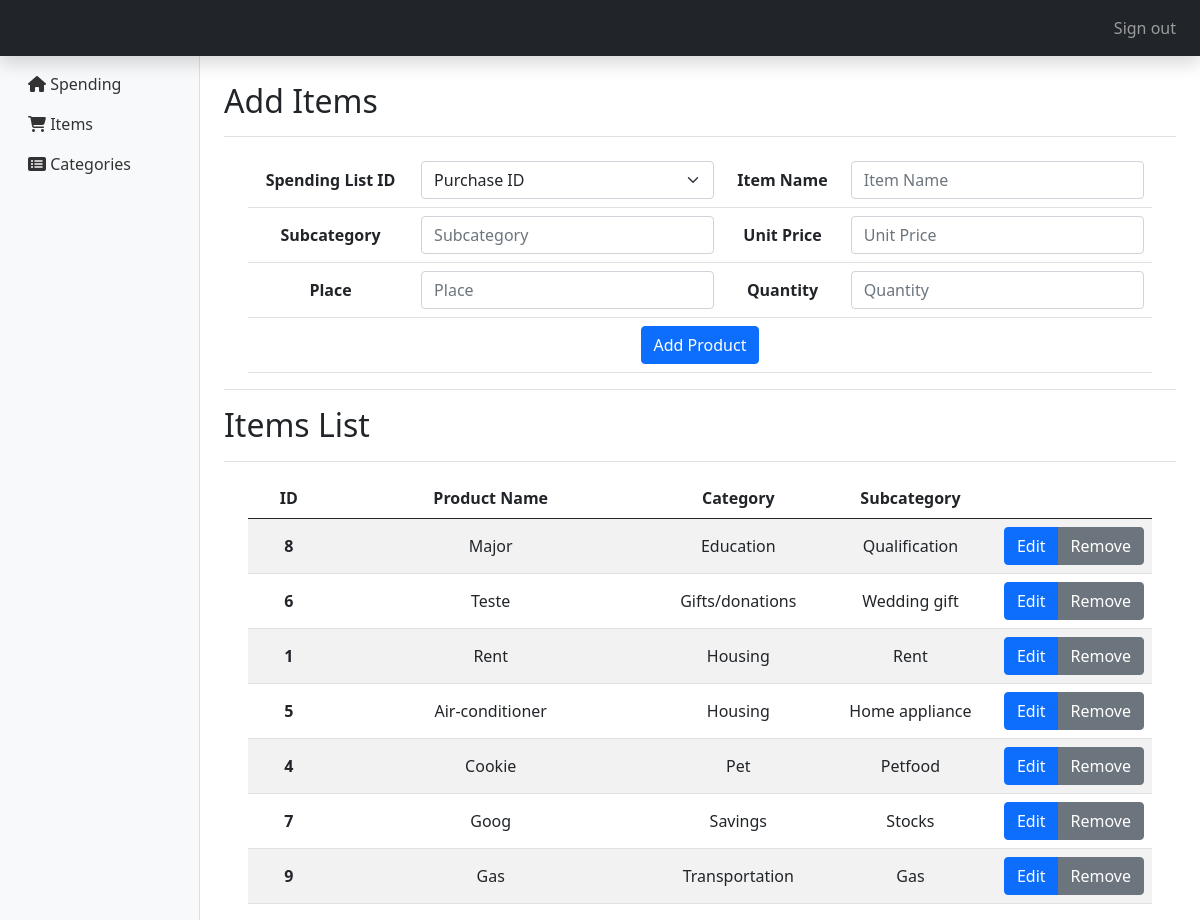
/items (signed in), run on an earlier commit of the app's database.
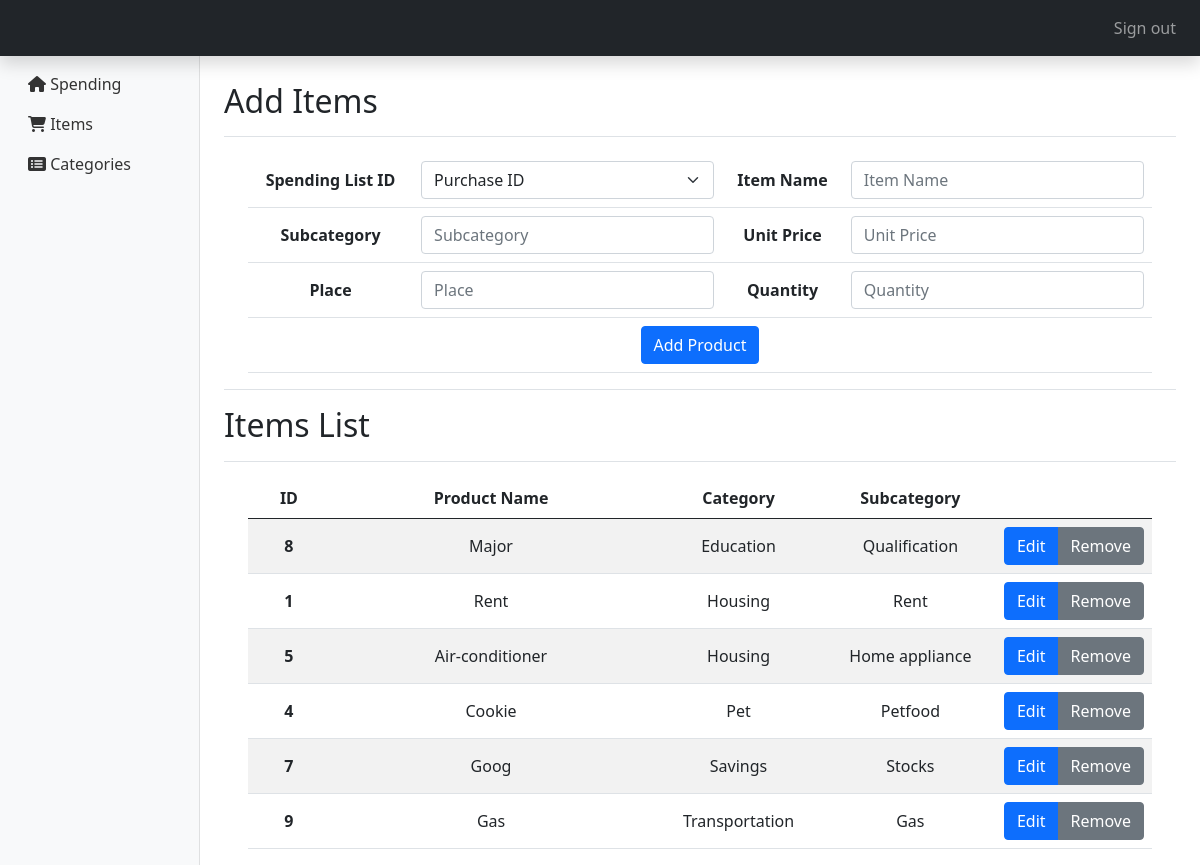
And on a later commit of the database.
### tables this page shows
CREATE TABLE produto (
    id INTEGER PRIMARY KEY NOT NULL,
    produto_nome VARCHAR(30)
);

CREATE TABLE categoria (
    id INTEGER PRIMARY KEY NOT NULL,
    descricao VARCHAR(30),
    parent_id INTEGER
);

### application.py (the view)
@app.route("/items", methods=["GET", "POST"])
@login_required
def items():
    addItems = request.args.get("idadditems")
    shopping_list = cur.execute("SELECT id FROM compras ORDER BY data DESC").fetchall()
    categories = cur.execute("SELECT * FROM categoria WHERE parent_id IS NULL").fetchall()
    subcategories = cur.execute("SELECT * FROM categoria WHERE parent_id IS NOT NULL").fetchall()
    buttonValue = request.form.get('postbutton')
    itemList = cur.execute(
        "SELECT produto.id, produto.produto_nome, c.descricao AS category, categoria.descricao AS subcategory FROM produto " \
            "INNER JOIN produto_categoria ON produto.id=produto_categoria.id_produto " \
                "INNER JOIN categoria ON produto_categoria.id_categoria=categoria.id "\
                    "INNER JOIN (SELECT id, descricao FROM categoria WHERE parent_id IS NULL) c ON categoria.parent_id=c.id " \
                        "ORDER BY category"
    )
    if request.method == "POST":
        if buttonValue == "edit":
            print("edit")
            newId = request.form.get('newId')
            oldId = request.form.get('oldId')
            newName = request.form.get('newName').lower()
            newSub = request.form.get('newSub')
            if newName != '':
                cur.execute("UPDATE produto SET produto_nome = ? WHERE id = ?", (newName, oldId))
            if newId != '':
                cur.execute("UPDATE produto SET id = ? WHERE id = ?", (newId, oldId))
                cur.execute("UPDATE produto_categoria SET id_produto = ? WHERE id_produto = ?", (newId, oldId))
                cur.execute("UPDATE compra_produto SET produto_id = ? WHERE produto_id = ?", (newId, oldId))
            if newSub is not None:
                cur.execute("UPDATE produto_categoria SET id_categoria = ? WHERE id_produto = ?", (newSub, newId))
            db.commit()
            flash("Item Edited")
        elif buttonValue == "remove":
            itemId = request.form.get('id')
            cur.execute("DELETE FROM produto WHERE id = ?", (itemId,))
            cur.execute("DELETE FROM produto_categoria WHERE id_produto = ?", (itemId,))
            cur.execute("DELETE FROM compra_produto WHERE produto_id = ?", (itemId,))
            db.commit()
            flash("Item Removed")
        else:
            purchases_id = request.form.get("purchases")
            product_name = request.form.get("product_name").lower()
            subcategory = request.form.get("subcategory").lower()
            quantity = request.form.get("quantity")
            place = request.form.get("place").lower()
            unit_price = request.form.get("unit_price")
            catId = cur.execute("SELECT categoria_id FROM compras WHERE id = ?", (purchases_id,)).fetchone()[0]
            productId = cur.execute("SELECT id FROM produto WHERE produto_nome = ?", (product_name,)).fetchone()
            subcatId = cur.execute("SELECT id FROM categoria WHERE descricao = ? AND parent_id IS NOT NULL", (subcategory,)).fetchone()
            placeId = cur.execute("SELECT id FROM fornecedor WHERE fornecedor_nome = ?", (place,)).fetchone()
            if subcatId is None:
                maxId = cur.execute("SELECT MAX (id) FROM categoria WHERE parent_id = ? GROUP BY parent_id", (catId,)).fetchone()
                if maxId:
                    subcatId = maxId[0] + 1
                    cur.execute(
                        "INSERT INTO categoria (id, descricao, parent_id) VALUES (?, ?, ?)", (subcatId, subcategory, catId)
                        )
                else:
                    subcatId = catId * 100
                    cur.execute(
                        "INSERT INTO categoria (id, descricao, parent_id) VALUES (?, ?, ?)", (subcatId, subcategory, catId)
                        )
            else:
                subcatId = subcatId[0]
            if productId is None:
                cur.execute(
                    "INSERT INTO produto (produto_nome) VALUES (?)", (product_name,)
                    )
                productId = cur.execute("SELECT id FROM produto WHERE produto_nome = ?", (product_name,)).fetchone()[0]
                cur.execute(
                    "INSERT INTO produto_categoria (id_produto, id_categoria) VALUES (?, ?)", (productId, subcatId)
                    )
            else:
                productId = productId[0]
            if placeId is None:
                cur.execute(
                    "INSERT INTO fornecedor (fornecedor_nome) VALUES (?)", (place,)
                    )
                placeId = cur.execute("SELECT id FROM fornecedor WHERE fornecedor_nome = ?", (place,)).fetchone()[0]
            else:
                placeId = placeId[0]
            cur.execute(
                "INSERT INTO compra_produto (produto_id, quant, fornecedor_id, compras_id, preco_unit) VALUES (?, ?, ?, ?, ?)", (
                productId, quantity, placeId, purchases_id, unit_price)
                )
            flash("Item Added")
        db.commit()
        return redirect("/items")
    else:
        return render_template("items.html", shopping_list=shopping_list, addItems=addItems, itemList=itemList, subcategories=subcategories, categories=categories)

### application.py (called while the page is built)
@app.after_request
def after_request(response):
    response.headers["Cache-Control"] = "no-cache, no-store, must-revalidate"
    response.headers["Expires"] = 0
    response.headers["Pragma"] = "no-cache"
    return response

### helpers.py (called while the page is built)
def login_required(f):
    @wraps(f)
    def decorated_function(*args, **kwargs):
        if session.get("user_id") is None:
            return redirect("/login")
        return f(*args, **kwargs)
    return decorated_function

### templates/items.html (shortened to what this page needs)
{% extends "layout.html" %}
{% block main %}
<div class="d-flex justify-content-between flex-wrap flex-md-nowrap align-items-center pt-3 pb-2 mb-3 border-bottom">
    <h1 class="h2">Add Items</h1>
</div>
<div class="table-responsive">
    <form action="/items" method="POST">
        <div class="container-fluid d-flex justify-content-center">
            <table class="table align-middle">
                <tbody style="text-align:center">
                    <tr>
                        <th>Spending List ID</th>
                        <td>
                            <select name="purchases" class="form-select" id="purchases" required>
                                <option disabled selected value="">Purchase ID</option>
                            </select>
                        </td>
                        <th>Item Name</th>
                        <td>
                            <input class="form-control" name="product_name" placeholder="Item Name" type="text" id=product_name required autocomplete="off">
                        </td>
                    <tr>
                        <th>Subcategory</th>
                        <td>
                            <input class="form-control" name="subcategory" placeholder="Subcategory" type="text" id="subcat" required autocomplete="off">
                        </td>
                        <th>Unit Price</th>
                        <td>
                            <input class="form-control" name="unit_price" placeholder="Unit Price" type="number" step="0.01" required autocomplete="off">
                        </td>
                    </tr>
                        <th>Place</th>
                        <td>
                            <input class="form-control" name="place" placeholder="Place" type="text" id="place" required autocomplete="off">
                        </td>
                        <th>Quantity</th>
                        <td>
                            <input class="form-control" name="quantity" placeholder="Quantity" type="number" required autocomplete="off">
                        </td>
                     </tr>
                    <tr>
                        <td colspan="4"><button class="btn btn-primary" type="submit" value="add">Add Product</button></td>
                    </tr>
                </tbody>
            </table>
        </div>
    </form>
</div>
<div class="d-flex justify-content-between flex-wrap flex-md-nowrap align-items-center pt-3 pb-2 mb-3 border-bottom border-top">
    <h1 class="h2">Items List</h1>
</div>
<div class="table-responsive">
<div class="container-fluid d-flex justify-content-center">
    <table class="table table-striped align-middle">
        <thead>
            <tr style="text-align:center">
                <th scope="col" width="10%">ID</th>
                <th scope="col" width="40%">Product Name</th>
                <th scope="col" width="20%">Category</th>
                <th scope="col" width="20%">Subcategory</th>
                <th scope="col" width="10%"></th>
            </tr>
        </thead>
        <tbody style="text-align:center">
            {% for item in itemList %}
                <tr id="tr{{ item['id']}}">
                    <form action='/items' method='POST'>
                        <th>{{ item['id'] }}</th>
                        <td value="{{ item['produto_nome']}}">{{ item['produto_nome'].capitalize() }}</td>
                        <td value="{{ item['category']}}">{{ item['category'].capitalize() }}</td>
                        <td value="{{ item['subcategory']}}">{{ item['subcategory'].capitalize() }}</td>
                        <td class="btn-group">
                            <button class="btn btn-primary edit" type="button" value="{{ item['id']}}">Edit</button>
                            <button class="btn btn-secondary" type="submit" name="postbutton" value="remove">Remove</button>
                        </td>
                    </form>
                </tr>
            {% endfor %}
        </tbody>
    </table>
</div>
</div>
{% endblock %}

What changed in the data, as far as the page shows it:
removed produto: id "6", produto_nome "Teste", category "Gifts/donations", subcategory "Wedding gift"
